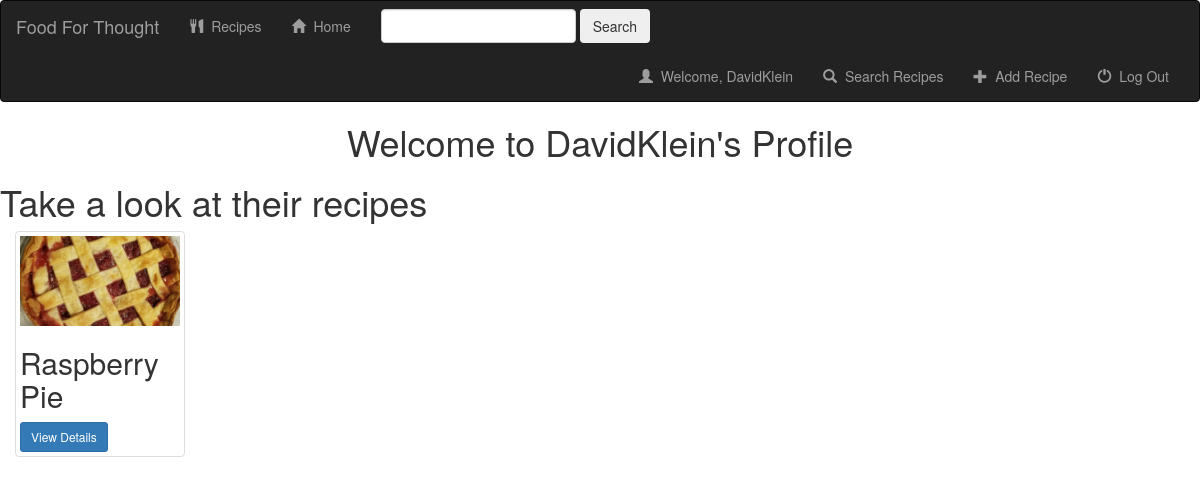
The app's page /recipe/DavidKlein/, older data.
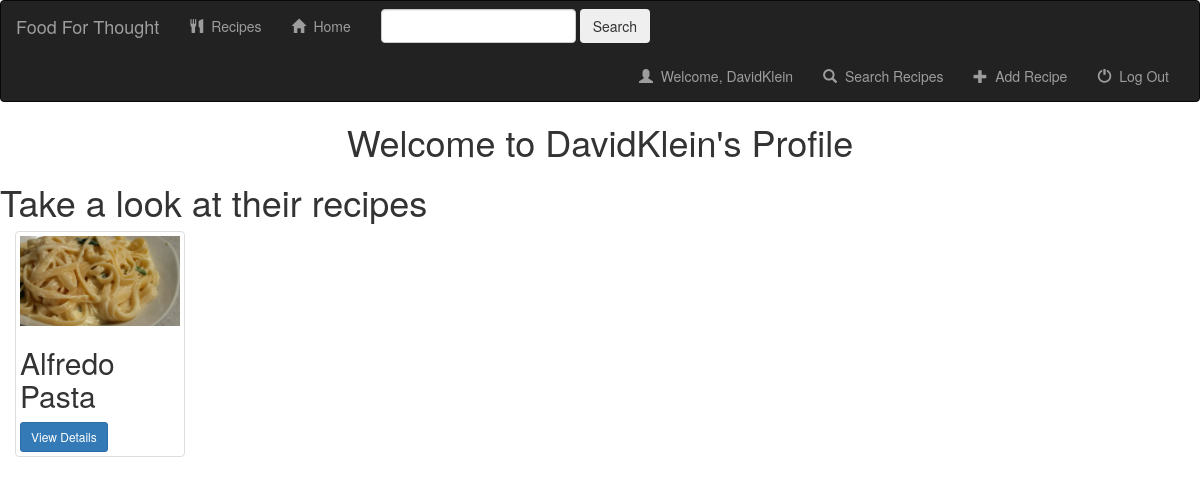
The same page, newer data.
### recipe/models.py (models this page shows, shortened)
class RecipeD(models.Model):
	user = models.ForeignKey(User, default=1)
	Name = models.CharField(max_length=250)
	post = models.CharField(max_length = 10000000, default="")
	Cuisine = models.CharField(max_length=250)
	created = models.DateTimeField(auto_now_add=True, blank=False, null=True)
	RecipeProcedure = models.CharField(max_length = 1000000)
	RecipePicture = models.FileField(default="")

### recipe/views.py (the view)
# urls.py: url(r'^(?P<username>[\w-]+)/$', views.ProfileView.as_view(), name = 'profile-detail'),
class ProfileView(generic.DetailView):
	User = get_user_model()
	template_name = 'recipe/user.html'
	def get_object(self):
		username = self.kwargs.get("username")
		if username is None:
			raise Http404
		return get_object_or_404(User, username__iexact=username, is_active=True)

### recipe/templates/recipe/user.html (shortened to what this page needs)
<head>
    <link rel="stylesheet" href="https://maxcdn.bootstrapcdn.com/bootstrap/3.3.6/css/bootstrap.min.css">
</head>
<nav class="navbar navbar-inverse">
    <div class ="container-fluid">
    <div class="navbar-header">
        <a class="navbar-brand" href="{% url 'recipe:index' %}">Food For Thought</a>
    </div>
    <div class="collapse navbar-collapse">
        <ul class="nav navbar-nav">
            <li class="">
                <a href="">
                    <span class="glyphicon glyphicon-cutlery"></span>&nbsp;
                    Recipes
                </a>
            </li>
            <li class="">
                <a href="{% url 'recipe:home'%}">
                    <span class="glyphicon glyphicon-home"></span>&nbsp;
                    Home
                </a>
            </li>
        </ul>
        <form class="navbar-form navbar-left" role="search" method="get" action="{% url 'recipe:index' %}">
            <div class="form-group">
                <input type="text" class="form-control" name="q" value="{{ request.GET.q }}">
            </div>
            <button type="submit" class=btn btn-default">Search</button>
        </form>
        <ul class = "nav navbar-nav navbar-right">
            <li class="">
                <a href="{% url 'recipe:index' %}">
                    <span class="glyphicon glyphicon-user"></span>&nbsp;
                    Welcome, {{user}}
                </a>
            </li>
            <li class="">
                <a href="{% url 'recipe:search' %}">
                    <span class="glyphicon glyphicon-search"></span>&nbsp;
                    Search Recipes
                </a>
            </li>
            <li class="">
                <a href="{% url 'recipe:recipe-add'%}">
                    <span class="glyphicon glyphicon-plus"></span>&nbsp;
                    Add Recipe
                </a>
            </li>
            <li class="">
                <a href="{% url 'recipe:logout_user' %}">
                    <span class="glyphicon glyphicon-off"></span>&nbsp;
                    Log Out
                </a>
            </li>
        </ul>
    </div>
    </div>
</nav>
<body style='background-color: white;'>
<h1><center>Welcome to  {{user.username}}'s Profile</center></h1>
<h1>Take a look at their recipes</h1>
    {% for recipe in user.reciped_set.all %}
    <div class = "col-sm-4 col-lg-2">
        <div class = "thumbnail">
         <img src = "{{recipe.RecipePicture.url}}"/>
    <h2>{{recipe.Name}}</h2>
     <a href="/recipe/{{ recipe.id }}" class="btn btn-primary btn-sm" role="button">View Details</a>
     </div>
     </div>
    {% endfor %}
</body>

Row changes from the older to the newer data that the page shows:
removed RecipeD: RecipePicture (picture), Name "Raspberry Pie"
added RecipeD: RecipePicture (picture), Name "Alfredo Pasta"
